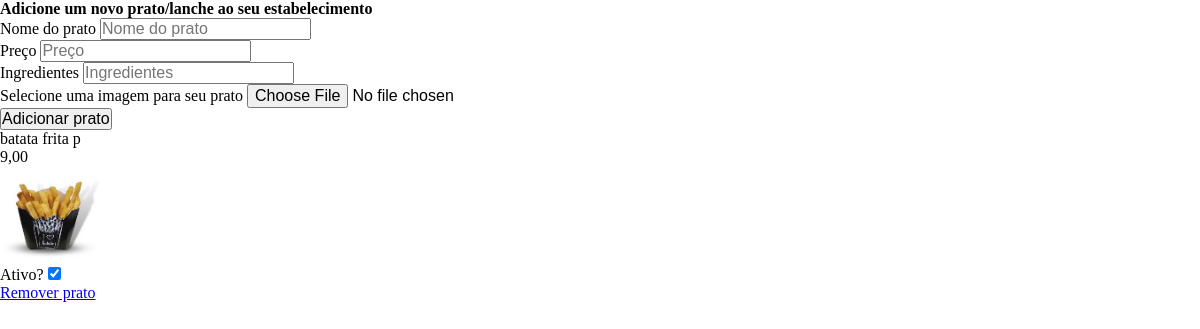
The app's page /administracao/gerenciar_pratos (signed in), older data.
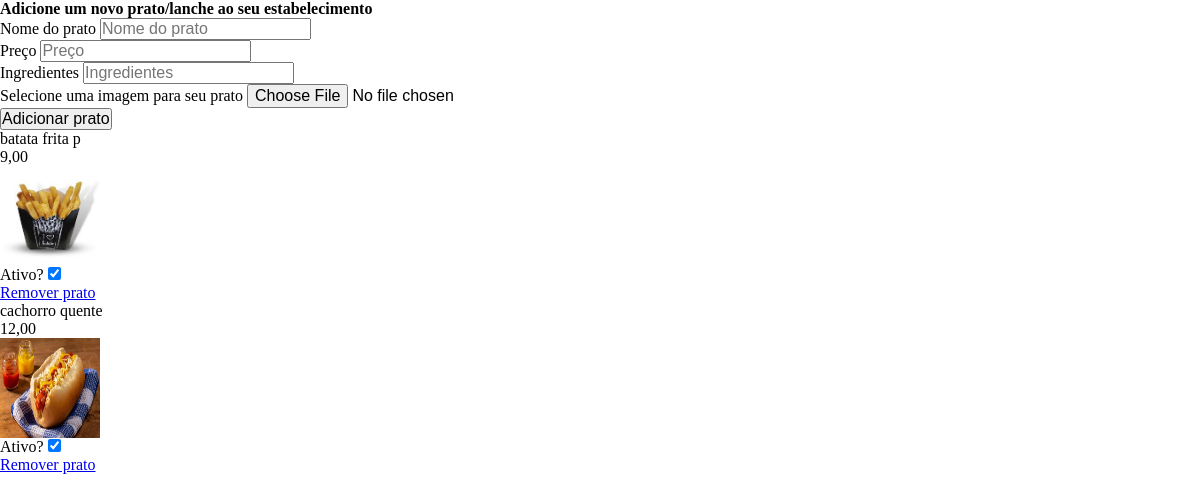
The same page, newer data.
### pratoservido/models.py (models this page shows, shortened)
class Prato(models.Model):
    nome = models.CharField(max_length=200, null=True, blank=True)
    preco = models.DecimalField(max_digits=10, decimal_places=2, blank=True, null=True)
    ingredientes = models.TextField(max_length=500, null=True, blank=True)
    imagem = models.ImageField(upload_to='prato', default='prato/pratopadrao.webp')
    ativo = models.BooleanField(default=True)
    estabelecimento = models.ForeignKey(Estabelecimento, on_delete=models.CASCADE, related_name='pratos')

### pratoservido/views.py (the view, shortened to what this page needs)
# urls.py: path('administracao/gerenciar_pratos', gerenciar_pratos, name='gerenciar_pratos'),
@login_required
def gerenciar_pratos(request):
    usuario = request.user
    estabelecimento = Estabelecimento.objects.get(usuario=usuario)
    pratos = Prato.objects.filter(estabelecimento=estabelecimento)
    context = {'pratos': pratos}
    return render(request, 'pratoservido/gerenciar_pratos.html', context)

### pratoservido/templates/pratoservido/gerenciar_pratos.html (shortened to what this page needs)
{% extends 'core/base.html' %} {% load static %} {% block body %}
<h2>Adicione um novo prato/lanche ao seu estabelecimento</h2>
<form action="{% url 'gerenciar_pratos' %}" method="post" enctype="multipart/form-data">
    <div>
        <label for="prato">Nome do prato</label>
        <input name="prato" type="text" placeholder="Nome do prato" required>
    </div>
    <div>
        <label for="preco">Preço</label>
        <input name="preco" type="number" step="0.01" placeholder="Preço">
    </div>
    <div>
        <label for="ingredientes">Ingredientes</label>
        <input name="ingredientes" type="text" placeholder="Ingredientes">
    </div>
    <div>
        <label for="imagem">Selecione uma imagem para seu prato</label>
        <input name="imagem" type="file" accept="image/*">
    </div>
    <button type="submit">Adicionar prato</button>
</form>
{% for prato in pratos %}
    <div style="display: flex; flex-flow: column;">
        <p>{{ prato.nome }}</p>
        <p>{{ prato.preco }}</p>
        <img src="{{ prato.imagem.url }}" alt="imagem do {{ prato.nome }}" style="width: 100px; height: 100px;">
        <form action="{% url 'ativar_prato' prato.id %}" method="post">
            <label for="ativo">Ativo?</label>
            <input type="checkbox" name="ativo" {% if prato.ativo %} checked {% endif %} onchange="this.form.submit()">
        </form>
        <a href="{% url 'remover_prato' id_prato=prato.id %}">Remover prato</a>
    </div>
{% endfor%}
{% endblock %}

### templates/core/base.html (shortened to what this page needs)
{% load static %}
<!DOCTYPE html>
<html lang="pt-br">
  <head>
    <link rel="stylesheet" href="{% static 'css/style.css' %}" />
  </head>
  <body>
    {% block body %} {% endblock %}
  </body>
</html>

### static/css/style.css (style rules this page uses)
html { font-size: 62.5%; }
* { margin: 0; padding: 0; box-sizing: content-box; }
* { font-size: 1.6rem; }

Row changes from the older to the newer data that the page shows:
added Prato: nome "cachorro quente", preco "12,00", imagem (picture), ativo "☑"
